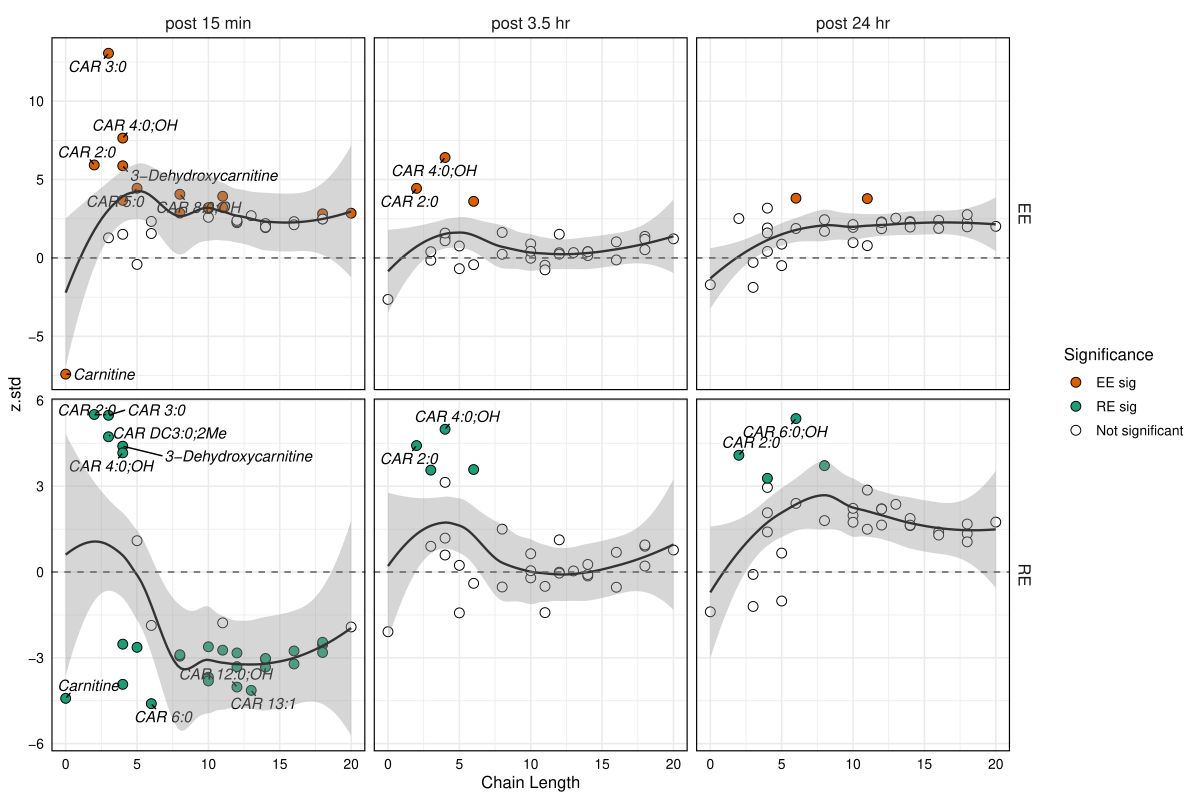

This chart was generated by the following R code:
#This code uses a configuration file to ensure local file structure and local machine settings can be used properly.

#' Steps for using the MoTrPAC config file:
#' 1. Open the configuration template file in the root folder of this repo called `example_config.json` available in `precovid-analyses/`
#' 2. Save a copy of this template to some other location in your computer. Many choose to place it in their home directory: Example: `~/motrpac_config.json`
#' 3. Customize the fields for your machine and save changes. Remove any "comments" as JSON does not permit comments
#' 4. This script expects the following elements in the config file:
##' a. "gsutil_user" and "gsutil_path": this is the way your machine calls the gsutil, usually "/usr/bin/gsutil"
##' b. "local_path": this is the absolute file path for the `precovid-analyses` repo. Please do not include the final "/"
#' 5. Add the path to this config file below 
# config <- jsonlite::read_json(path = "//mnt/c/Users/dankatz/Documents/motrpac_config.json")
rm(list=ls())
setwd("C:/Users/gayat/Documents/MoTrPAC/precovid_analyses")
config <- rjson::fromJSON(file = 'C:/Users/gayat/Documents/MoTrPAC/motrpac_precovid_config_GI.json')

session_packages = c(
  "circlize",
  "ComplexHeatmap",
  "ComplexUpset",
  "conflicted",
  "dplyr",
  "ggplot2",
  "ggh4x",
  "ggrepel",
  "ggpubr",
  "hrbrthemes",
  "magrittr",
  "MotrpacHumanPreSuspension",
  "MotrpacHumanPreSuspensionAnalysis",
  "purrr",
  "RColorBrewer",
  "RefMet",
  "stringr",
  "tidyverse"
)
for (lib_name in session_packages){
  tryCatch({library(lib_name,character.only = TRUE)}, error = function(e) {
    print(paste("Cannot load",lib_name,", please install"))
  })
}

conflict_prefer("select", "dplyr")
conflict_prefer("filter", "dplyr")
conflict_prefer("union","base")
conflict_prefer("intersect","base")
conflict_prefer("setdiff", "base")
conflict_prefer("HUMAN_FEATURE_TO_GENE","MotrpacHumanPreSuspensionAnalysis")
conflict_prefer("CONTRAST_CONVERTER","MotrpacHumanPreSuspensionAnalysis")

repo_local_dir <- config$precovid_repo_path
gsutil_cmd <- config$gsutil_user

###############################################################################
sel_tissue <- "muscle"
sel_ome <- "metab"
sel_epigen <- FALSE
contrasts <- c("EE post 15 min",
               "EE post 3.5 hr",
               "EE post 24 hr",
               "RE post 15 min",
               "RE post 3.5 hr",
               "RE post 24 hr")

metab_da <- MotrpacHumanPreSuspensionAnalysis::load_differential_analysis(selected_omes = sel_ome,
                                                                      selected_tissues = sel_tissue,
                                                                      epigen = sel_epigen,
                                                                      combine_with_featgene = T,
                                                                      single_matrix = T) %>%
  filter(contrast_type=="exercise_with_controls") %>%
  mutate(contrast_short=gsub(" - .*","",contrast_short))

metab_sig <- metab_da %>%
  filter(adj_p_value < 0.05)

metab_sig2 <- metab_sig %>%
  mutate(contrast_short=case_when(contrast_short=="Endur.post_15_30_45_min"~"EE post 15 min",
                                  contrast_short=="Endur.post_3.5_4_hr"~"EE post 3.5 hr",
                                  contrast_short=="Endur.post_24_hr"~"EE post 24 hr",
                                  contrast_short=="Resist.post_15_30_45_min"~"RE post 15 min",
                                  contrast_short=="Resist.post_3.5_4_hr"~"RE post 3.5 hr",
                                  contrast_short=="Resist.post_24_hr"~"RE post 24 hr")) %>%
  mutate(ome=case_when(assay=="prot-ol"~"Proteomics OL",
                       assay=="prot-pr"~"Proteomics PR",
                       assay=="prot-ph"~"Phosphoproteomics",
                       assay=="transcript-rna-seq"~"Transcriptomics",
                       assay=="epigen-atac-seq"~"ATAC-seq",
                       assay=="epigen-methylcap-seq"~"MethylCap-seq",
                       .default = "Metabolomics")) %>%
  mutate(ex_modality=gsub("_.*","",contrast_short)) %>%
  mutate(refmet_name = case_when(is.na(refmet_name) ~ feature_id,
                                 .default = refmet_name))

RefMet_mapped <- refmet_map_df(unique(metab_sig2$refmet_name)) %>%
  mutate(Sub.class = case_when(Sub.class=="Carnitines" ~ "Acyl carnitines",
                               .default = Sub.class)) %>%
  rename(refmet_name=Standardized.name)

metab_sig_class <- full_join(metab_sig2,
                              RefMet_mapped %>%
                                select(refmet_name,Sub.class),
                              by = "refmet_name") %>%
  distinct(feature_id,contrast, .keep_all = TRUE) %>%
  mutate(Timepoint = recode(Timepoint,
                            post_15_30_45_min = "post 15 min",
                            post_3.5_4_hr = "post 3.5 hr",
                            post_24_hr = "post 24 hr"))

################################################################################
# function to extract chain length and unsaturation (only works for acyl carnitines!)
extract_acylcarnitine_info <- function(feature_id) {
  # Function to parse each individual feature id
  parse_feature <- function(fid) {
    chain_length <- NA
    double_bonds <- NA
    
    # Free carnitine
    if (fid == "Carnitine") {
      chain_length <- 0
      double_bonds <- 0
    }
    # Special case: "3-Dehydroxycarnitine"
    else if (fid == "3-Dehydroxycarnitine") {
      chain_length <- 4
      double_bonds <- 0
    }
    # Branched chain: "CAR DC3:0;2Me"
    else if (grepl("CAR DC3:0", fid)) {
      chain_length <- 3
      double_bonds <- 0
    }
    # Common CAR pattern: "CAR X:Y", "CAR X:Y;OH", "CAR X:Y;3Me"
    else if (grepl("CAR ", fid)) {
      matches <- regmatches(fid, regexec("CAR ([0-9]+):([0-9]+)", fid))
      if (length(matches[[1]]) == 3) {
        chain_length <- as.numeric(matches[[1]][2])
        double_bonds <- as.numeric(matches[[1]][3])
      }
    }
    
    return(c(chain_length, double_bonds))
  }
  
  # Apply parsing to every feature_id
  parsed <- t(sapply(feature_id, parse_feature))
  
  # result data frame
  df <- data.frame(
    feature_id = feature_id,
    chain_length = parsed[,1],
    double_bonds = parsed[,2],
    stringsAsFactors = FALSE
  )
  return(df)
}

################################################################################
# Acylcarnitine plot
metab_class <- "Acyl carnitines"
features_to_plot <- metab_sig_class %>%
  filter(Sub.class==metab_class) %>%
  select(feature_id) %>%
  distinct() %>%
  pull()

acylcar_chain <- extract_acylcarnitine_info(features_to_plot)

sel_metabs_da <- metab_da %>%
  filter(feature_id %in% features_to_plot) %>%
  separate(contrast_short, into = c("Modality","Timepoint"),
           remove = FALSE, extra = "merge") %>%
  mutate(
    Timepoint = case_when(
      Timepoint == "post_15_30_45_min" ~ "post 15/30/45 min",
      Timepoint == "post_3.5_4_hr" ~ "post 3.5/4 hr", 
      TRUE ~ Timepoint
    ),
    Timepoint = gsub("_", " ", Timepoint)
  ) %>%
  filter(assay == "metab") %>%
  group_by(feature_id) %>%
  filter(any(adj_p_value < 0.05)) %>%
  ungroup()

sel_metab_small <- sel_metabs_da %>% 
  select(feature_id, 
         randomGroupCode, 
         Timepoint, 
         contrast_short, 
         z.std, 
         adj_p_value)

merged_data <- sel_metab_small %>%
  left_join(acylcar_chain, 
            by = "feature_id") %>%
  mutate(randomGroupCode = case_when(randomGroupCode == "ADUEndur" ~ "EE",
                                     randomGroupCode == "ADUResist" ~ "RE"),
         Timepoint = case_when(Timepoint == "post 15/30/45 min" ~ "post 15 min",
                               Timepoint == "post 3.5/4 hr" ~ "post 3.5 hr",
                               .default = Timepoint)) %>%
  mutate(sig_group = case_when(
    adj_p_value < 0.05 & randomGroupCode == "EE" ~ "EE_sig",
    adj_p_value < 0.05 & randomGroupCode == "RE" ~ "RE_sig",
    TRUE ~ "NS"
  )) %>%
  mutate(Timepoint = factor(Timepoint, levels = c("post 15 min",
                                                  "post 3.5 hr",
                                                  "post 24 hr")))


# Plot
ggplot(merged_data, aes(x = chain_length, y = z.std)) +
  geom_point(
    aes(fill = sig_group),
    shape = 21, size = 3, color = "black", stroke = 0.5
  ) +
  geom_text_repel(
    data = merged_data %>% filter(abs(z.std) > 4),
    aes(label = feature_id),
    size = 4,
    fontface = "italic",
    color = "black",
    max.overlaps = 10,
    min.segment.length = 0,
    box.padding = 0.3,
    show.legend = FALSE
  ) +
  geom_smooth(method = "loess", se = TRUE, color = "grey20", linetype = "solid", size = 0.8) +
  geom_hline(yintercept = 0, linetype = "dashed", color = "grey40") +
  facet_grid(randomGroupCode ~ Timepoint, scales = "free_y") +
  scale_fill_manual(
    values = c(
      "RE_sig" = "#1b9e77",    
      "EE_sig" = "#d95f02",    
      "NS"     = "white"       
    ),
    breaks = c("EE_sig", "RE_sig", "NS"),
    labels = c(
      "EE_sig"  = "EE sig",
      "RE_sig"  = "RE sig",
      "NS"      = "Not significant"
    ),
    name = "Significance"
  ) +
  labs(
    x = "Chain Length",
    y = "z.std"
  ) +
  theme_minimal(base_size = 12) +
  theme(
    panel.border = element_rect(colour = "black", fill = NA, linewidth = 0.8),
    panel.background = element_blank(),
    strip.text = element_text(size = 12),
    axis.text = element_text(size = 10, color = "black"),
    axis.title = element_text(size = 12),
    legend.position = "right",
    legend.text = element_text(size = 10)
  )
# ggsave(paste0("muscle_acylcarnitines_plot_by_chain_length.jpeg"),
#        height = 8, width = 12, units = "in", dpi = 1200)
ggsave(paste0("precovid_muscle_figureS2B_acylCar_plot.pdf"),
       height = 8, width = 12, units = "in", dpi = 1200)
